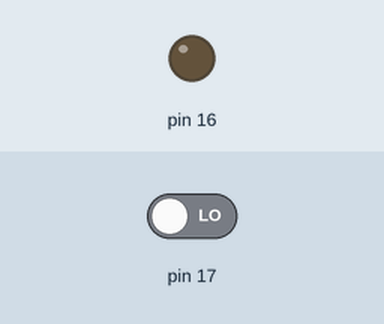
Recording of a sketch running on a simulated Arduino Uno, built with avr-gcc and run on an emulated ATmega328P. On the bench: output pins drawn as LEDs (lit = HIGH). Dashed ring = blinking. The inputs (shaded band) are chosen by the test bench; at power-on: pin 17 LOW. What the sketch prints to the serial monitor is not drawn.

Above: at 1.3 s.
1.4 s: pin 17 driven HIGH
At 2.3 s:
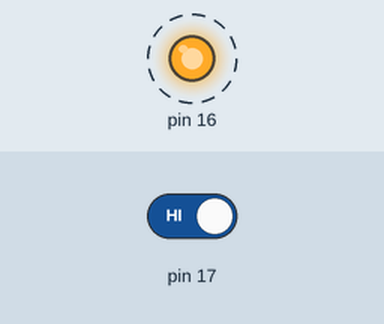
4.4 s: pin 17 driven LOW
At 5.4 s:
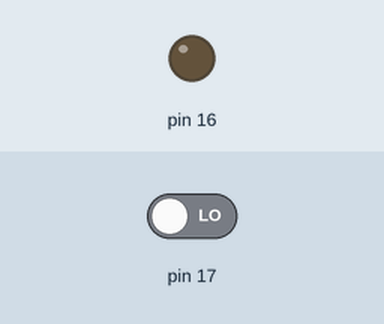
Timing chart, 0 to 7.4 s (numbered marks = the images above; inputs shaded):
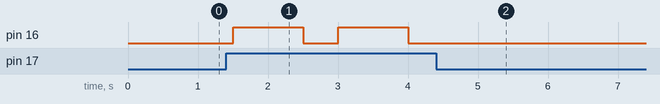

Measured:
- after the input at 1.4 s, pin 16: alternates HIGH for 1.0 s and LOW for 0.50 s, starting after 0.10 s
- after the input at 4.4 s, pin 16: stops changing and stays LOW

The sketch:

04_02_SR-501_ISD1820.ino
```cpp
int value = digitalRead(17);
void setup() {
  Serial.begin(115200);
  pinMode(17, INPUT);
  pinMode(16, OUTPUT);
}

void loop() {
  int value = digitalRead(17);
  if (value == HIGH) {
    Serial.println("有人經過");
    digitalWrite(16, HIGH);
    delay(1000);
    digitalWrite(16, LOW);
  }
  else {
    Serial.println("無人");
  }
  delay(500);
}
```
